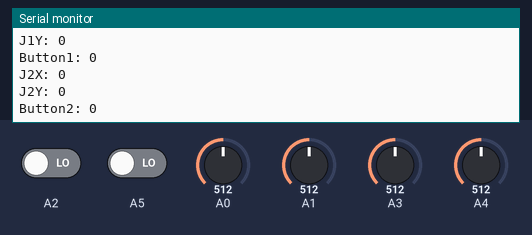
This sketch was run on a simulated Arduino Uno, built with avr-gcc and run on an emulated ATmega328P. Shown: the last lines printed to the serial monitor. The test bench sets the inputs (shaded band); at power-on: A0 = 512, A1 = 512, A3 = 512, A4 = 512, A2 LOW, A5 LOW.

Above: at 1.3 s.
1.4 s: A0 set to 716
2.9 s: A1 set to 716
4.4 s: A3 set to 716
At 4.85 s:
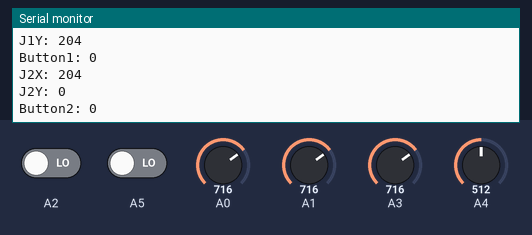
5.9 s: A4 set to 716
At 6.35 s:
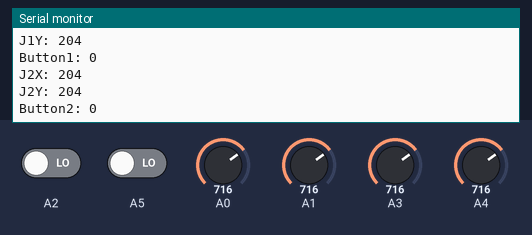
7.4 s: A2 driven HIGH
8.9 s: A5 driven HIGH
At 9.36 s:
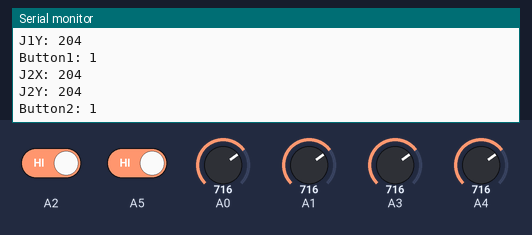

The sketch:

joystick.ino
```cpp
void setup()
{
  Serial.begin(9600);
}

void loop()
{
  int j1x = map(analogRead(A0), 0, 1024, -512, 512);
  int j1y = map(analogRead(A1), 0, 1024, -512, 512);
  bool j1b = digitalRead(A2);

  int j2x = map(analogRead(A3), 0, 1024, -512, 512);
  int j2y = map(analogRead(A4), 0, 1024, -512, 512);
  bool j2b = digitalRead(A5);

  Serial.print("J1X: ");
  Serial.println(j1x);
  Serial.print("J1Y: ");
  Serial.println(j1y);
  Serial.print("Button1: ");
  Serial.println(j1b);

  Serial.print("J2X: ");
  Serial.println(j2x);
  Serial.print("J2Y: ");
  Serial.println(j2y);
  Serial.print("Button2: ");
  Serial.println(j2b);


  delay(500);


}
```

Measured:
- after the input at 4.4 s, the serial monitor: prints a new line after 0.15 s (image 1)
- after the input at 5.9 s, the serial monitor: prints a new line after 0.16 s (image 2)
- after the input at 8.9 s, the serial monitor: prints a new line after 0.19 s (image 3)
